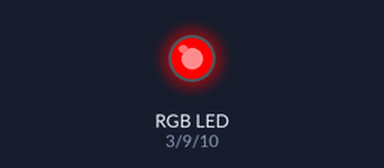
Simulated run of this sketch. Board: Arduino Uno, built with avr-gcc and run on an emulated ATmega328P. Parts: an RGB LED mixed from three pins (HIGH = lit).

Above: at 0.2 s.
At 0.7 s:
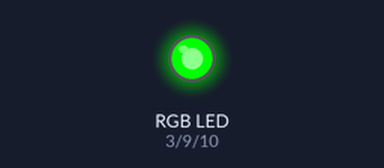
At 2.7 s:
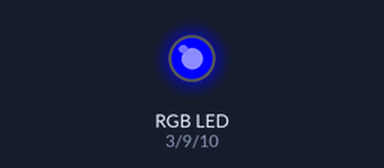
Timing chart, 0 to 3.5 s (numbered marks = the images above):
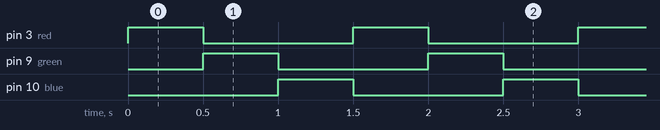

Measured:
- by itself, pin 3 (red), pin 9 (green), pin 10 (blue): alternates HIGH for 0.50 s and LOW for 1.0 s
- by itself, everything shown: repeats every 1.5 s, in 4 steps

The sketch:

RGB_LED_test.ino
```cpp
//Gabriel Staples
//5 June 2014

const byte red = 3;
const byte green = 9;
const byte blue = 10;

void setup()
{
  Serial.begin(115200);
  pinMode(red,OUTPUT);
  pinMode(green,OUTPUT);
  pinMode(blue,OUTPUT);
}

void loop()
{
  digitalWrite(red,HIGH);
  delay(500);
  digitalWrite(red,LOW);

  digitalWrite(green,HIGH);
  delay(500);
  digitalWrite(green,LOW);

  digitalWrite(blue,HIGH);
  delay(500);
  digitalWrite(blue,LOW);
}
```
